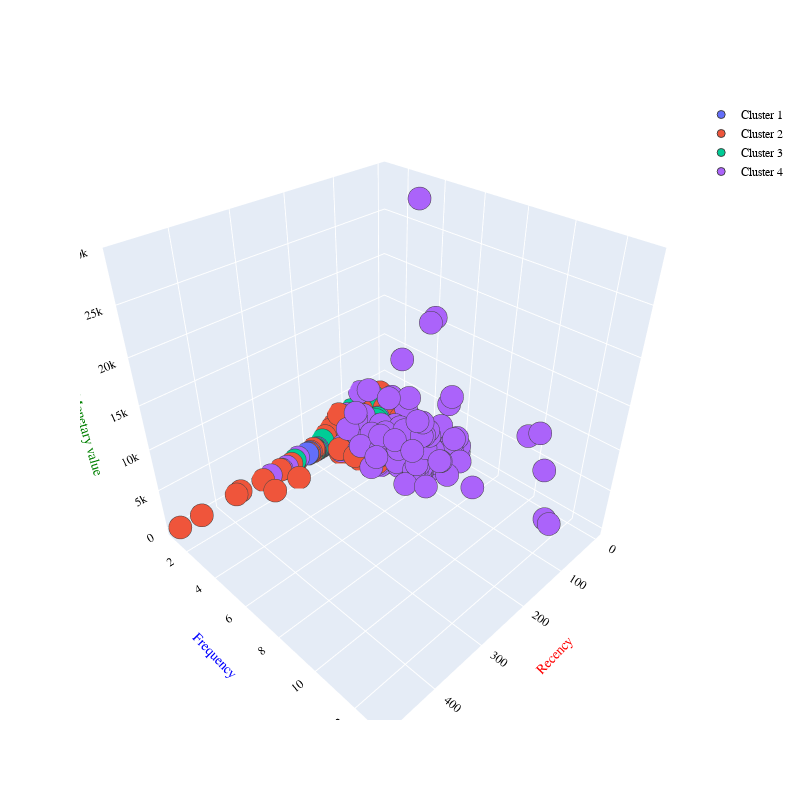

Here is the notebook cell this chart was saved with:
### Markdown cell above
ANN with Autoencoders

### Code cell
autoencoder, encoder, input_df = ann_autoencoder(X_)

#pr = ann_fit_predict(X_, autoencoder, encoder)[0]
#y2_pr = ann_fit_predict(X_, autoencoder, encoder)[1]
#kmeansann = ann_fit_predict(X_, autoencoder, encoder)[2]
pr, y2_pr, kmeansann = ann_fit_predict(X_, autoencoder, encoder)

pr, y2_pr, kmeansann = ann_fit_predict(X_, autoencoder, encoder)
dfann = conc_pca_ann(rfm_dataset, kmeansann, rfmcopy)

ann_clusters(dfann)

### Figure 1 — Plotly figure (JSON) as saved in the notebook; plotly's stock layout.template omitted (floating-point values rounded to 4 significant figures; data arrays with more than 128 entries replaced by an {"elided": "..."} marker saying what was removed)
{"data": [{"marker": {"line": {"width": 1}, "size": 8}, "mode": "markers", "name": "Cluster 1", "type": "scatter3d", "x": {"elided": "3639 int values"}, "y": {"elided": "3639 int values"}, "z": {"elided": "3639 float values"}}, {"marker": {"line": {"width": 1}, "size": 8}, "mode": "markers", "name": "Cluster 2", "type": "scatter3d", "x": {"elided": "4271 int values"}, "y": {"elided": "4271 int values"}, "z": {"elided": "4271 float values"}}, {"marker": {"line": {"width": 1}, "size": 8}, "mode": "markers", "name": "Cluster 3", "type": "scatter3d", "x": {"elided": "1909 int values"}, "y": {"elided": "1909 int values"}, "z": {"elided": "1909 float values"}}, {"marker": {"line": {"width": 1}, "size": 8}, "mode": "markers", "name": "Cluster 4", "type": "scatter3d", "x": {"elided": "1308 int values"}, "y": {"elided": "1308 int values"}, "z": {"elided": "1308 float values"}}], "layout": {"autosize": true, "font": {"color": "black", "family": "Gilroy", "size": 12}, "height": 800, "scene": {"xaxis": {"title": {"font": {"color": "red"}, "text": "Recency"}}, "yaxis": {"title": {"font": {"color": "blue"}, "text": "Frequency"}}, "zaxis": {"title": {"font": {"color": "green"}, "text": "Monetary value"}}}, "showlegend": true, "width": 800}}
